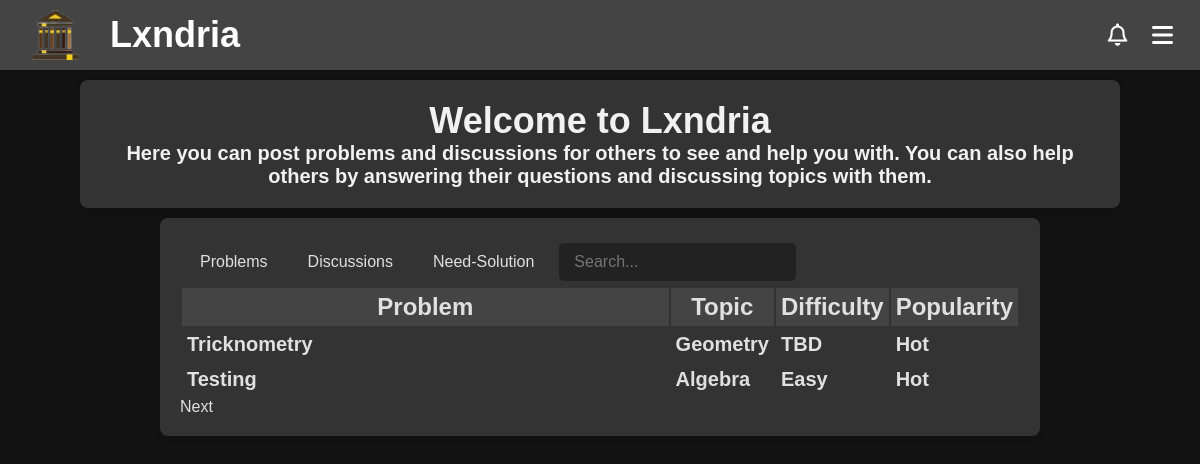
Page / (signed in) on the earlier database version.
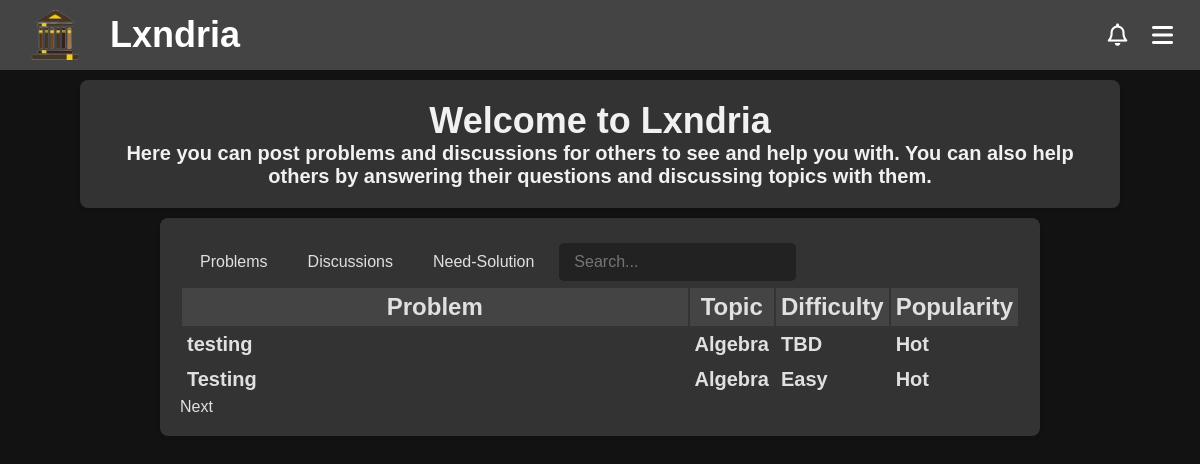
Same page on the later database version.
### app/models.py (models this page shows, shortened)
class Problem(db.Model):
    __tablename__ = "problem"
    __table_args__ = {"extend_existing": True}
    id = db.Column(db.Integer, primary_key=True, autoincrement=True)
    title = db.Column(db.String(100), nullable=False)
    topic = db.Column(db.String(30), nullable=False)
    attempts = db.Column(db.Integer, default=0)
    solved = db.Column(db.Integer, default=0)
    created_at = db.Column(db.DateTime, default=datetime.utcnow)
    updated_at = db.Column(db.DateTime, onupdate=datetime.utcnow)
    views = db.Column(db.Integer, default=0)
    author = db.Column(db.String(80), db.ForeignKey('user.username'))
    user = db.relationship('User', backref=db.backref('problems', cascade="all, delete-orphan"))
    content = db.Column(db.Text, nullable=False)
    encrypted_answer = db.Column(db.Text, nullable=False)
    __table_args__ = (
        CheckConstraint("topic IN ('Algebra', 'Geometry', 'Number Theory', 'Calculus', 'Logic', 'Classical Mechanics', 'Electricity and Magnetism', 'Computer Science', 'Quantitative Finance', 'Chemistry', 'Probability')", name="valid_topic_check"),
    )
    @hybrid_property
    def flagged(self):
        return Flagged_Content.query.filter_by(parent_id='P' + str(self.id)).count() != 0
    @flagged.expression
    def flagged(cls):
        return db.session.query(Flagged_Content.id).filter(Flagged_Content.parent_id == db.func.concat('P', cls.id)).exists()
    @property
    def difficulty(self):
        if self.attempts == 0:
            return "TBD"
        elif self.solved/self.attempts > os.getenv('EASY_THRESHOLD', 0.7):
            return "Easy"
        elif self.solved/self.attempts > os.getenv('MEDIUM_THRESHOLD', 0.3):
            return "Medium"
        else:
            return "Hard"
    @hybrid_property
    def popularity_value(self):
        views_weight = os.getenv('VIEWS_WEIGHT', 0.5)
        attempts_weight = os.getenv('ATTEMPTS_WEIGHT', 1.5)
        bookmarks_weight = os.getenv('BOOKMARKS_WEIGHT', 3)
        views = self.views
        attempts = self.attempts
        bookmarks = Bookmarks.query.filter_by(problem_id=self.id).count()
        return views_weight*views + attempts_weight*attempts + bookmarks_weight*bookmarks
    @property
    def popularity(self):
        popularity_value = self.popularity_value
        if popularity_value > os.getenv('POPULAR_THRESHOLD', 1000):
            return "Popular"
        elif popularity_value > os.getenv('TRENDING_THRESHOLD', 500):
            return "Trending"
        elif popularity_value > os.getenv('ACTIVE_THRESHOLD', 100):
            return "Active"
        else:
            return "Hot"
    @hybrid_property
    def needs_solution(self):
        solutions = Solutions.query.filter_by(problem_id=self.id).count()
        if solutions == 0:
            return True
        return False
    @needs_solution.expression
    def needs_solution(cls):
        return ~db.session.query(Solutions.id).filter(Solutions.problem_id == cls.id).exists()

### app/routes/main.py (the view, shortened to what this page needs)
@main_bp.route('/')
def index():
    if not current_user.is_authenticated:
        return redirect(url_for('routes.about.about'))
    pageNumber = request.args.get('page', default=0, type=int)
    rows = request.args.get('rows', default=10, type=int)
    table = request.args.get('table', default='problems', type=str)
    sort_by = request.args.get('sort', default='created_at', type=str)
    sort_convention = request.args.get('convention', default='desc', type=str)
    if sort_by == 'created_at':
        if sort_convention == 'asc':
            all_problems = Problem.query.filter(Problem.flagged==False).order_by(Problem.created_at).all()
            all_discussions = Discussion.query.filter(Problem.flagged==False).order_by(Discussion.created_at).all()
            need_solution = Problem.query.filter(Problem.needs_solution == True, Problem.flagged==False).order_by(Problem.created_at).all()
        else:
            all_problems = Problem.query.filter(Problem.flagged==False).order_by(Problem.created_at.desc()).all()
            all_discussions = Discussion.query.filter(Problem.flagged==False).order_by(Discussion.created_at.desc()).all()
            need_solution = Problem.query.filter(Problem.needs_solution == True, Problem.flagged==False).order_by(Problem.created_at).all()
    new_sort_convention = 'asc' if sort_convention == 'desc' else 'desc'
    return render_template('index.html', problems=all_problems, page=pageNumber, row_per_page=rows, discussions=all_discussions, table=table, need_solution=need_solution, sort_convention=new_sort_convention)

### app/models.py (called while the page is built)
    @hybrid_property
    def popularity_value(self):
        views_weight = os.getenv('VIEWS_WEIGHT', 0.5)
        comments_weight = os.getenv('COMMENTS_WEIGHT', 2)
        bookmarks_weight = os.getenv('BOOKMARKS_WEIGHT', 3)
        time_constant = os.getenv('TIME_CONSTANT', 100)
        views = self.views
        comments = Comments.query.filter_by(parent_id='D'+str(self.id)).count()
        bookmarks = Bookmarks.query.filter_by(discussion_id=self.id).count()
        return views_weight*views + comments_weight*comments + bookmarks_weight*bookmarks

    @property
    def popularity(self):
        popularity_value = self.popularity_value
        if popularity_value > os.getenv('POPULAR_THRESHOLD', 1000):
            return "Popular"
        elif popularity_value > os.getenv('TRENDING_THRESHOLD', 500):
            return "Trending"
        elif popularity_value > os.getenv('ACTIVE_THRESHOLD', 100):
            return "Active"
        else:
            return "Hot"

### app/routes/auth.py (called while the page is built)
@login_manager.user_loader
def load_user(user_id):
    return User.query.get(int(user_id))

### app/templates/index.html (shortened to what this page needs)
<!DOCTYPE html>
<html>
<head>
{%include 'banner.html'%}
  <link rel="stylesheet" href="{{url_for('static', filename='css/homepage.css')}}">
</head>
<body>
   <div class="intro">
        <h1>Welcome to Lxndria</h1>
        <p>Here you can post problems and discussions for others to see and help you with. You can also help others by answering their questions and discussing topics with them.</p>
  </div>
  <div class="Table">
    {%include 'main_table_header.html'%}
    {%if table=='problems'%}
    <div class ="table" id="Problems">
    {%else%}
    <div class ="table" id="Problems" style="display: none;">
    {%endif%}
    <table id="problems-table">
      <tr>
        <th>Problem</th>
        <th>Topic</th>
        <th><a href="/?sort=Difficulty&convention={{sort_convention}}&table=problems">Difficulty</a></th>
        <th><a href="/?sort=Popularity&convention={{sort_convention}}&table=problems">Popularity</a></th>
      </tr>
      {% for index in range(page*row_per_page, (page+1)*row_per_page) %}
      {% if index >= problems|length %}
        {% set stop=true %}
      {% else %}
        {% set problem = problems[index] %}
      <tr>
        <td><a href="/problem/{{problem.id}}">{{problem.title}}</a></td>
        <td>{{problem.topic}}</td>
        <td>{{problem.difficulty}}</td>
        <td>{{problem.popularity}}</td>
      </tr>
      {% endif %}
      {% endfor %}
    </table>
    <div class="pagination">
      {% if not stop %}
        <a href="/?page={{page+1}}&table=problems">Next</a>
      {% endif %}
  </div>
  </div>
</body>
</html>

Differences in the rows shown:
no longer on this page (row edited): Problem: title "Tricknometry", topic "Geometry", difficulty "TBD", popularity "Hot"
added Problem: title "testing", topic "Algebra", difficulty "TBD", popularity "Hot"
